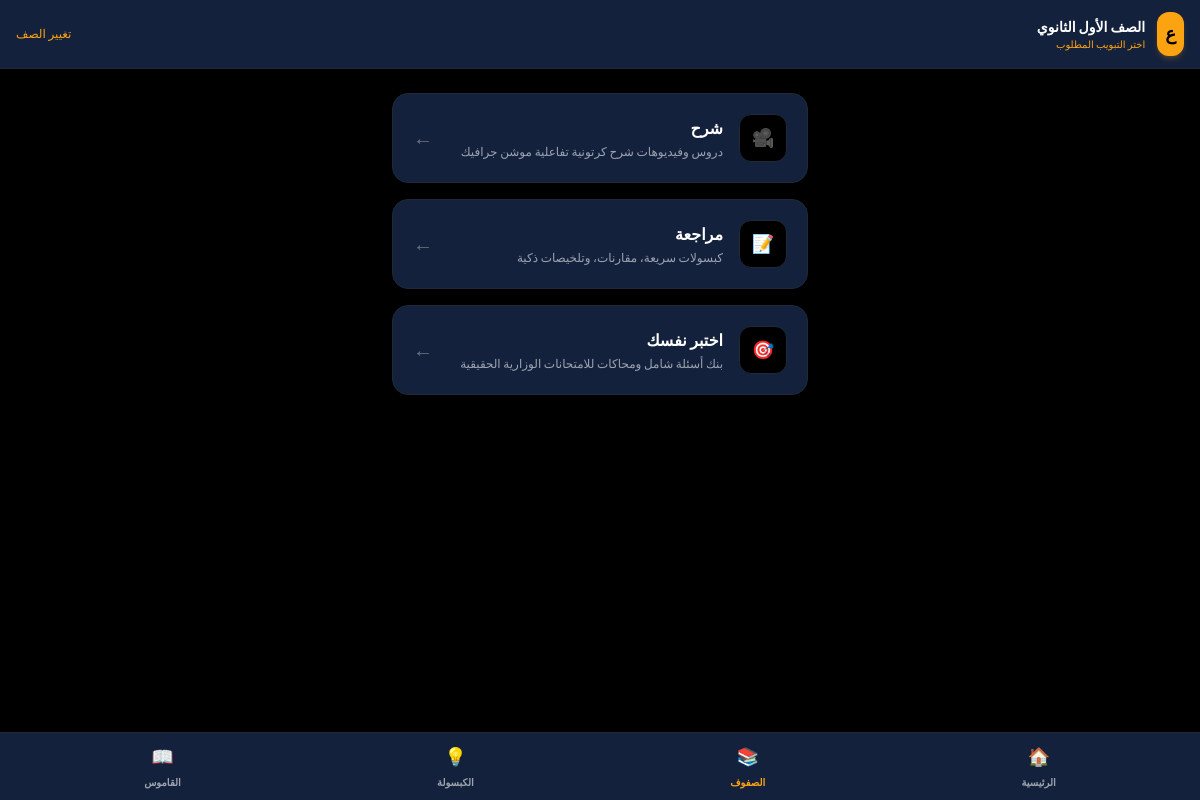
Page /grade/1 on the committed database.
### tables this page shows
CREATE TABLE grades (
            grade_id INTEGER PRIMARY KEY AUTOINCREMENT,
            grade_name TEXT NOT NULL UNIQUE
        );

CREATE TABLE main_tabs (
            tab_id INTEGER PRIMARY KEY AUTOINCREMENT,
            tab_name TEXT NOT NULL UNIQUE
        );

### app.py (the view)
@app.route('/grade/<int:grade_id>')
def grade_tabs(grade_id):
    db = get_db()
    grade = db.execute("SELECT * FROM grades WHERE grade_id = ?", (grade_id,)).fetchone()
    tabs = db.execute("SELECT * FROM main_tabs").fetchall()
    return render_template('grade_tabs.html', grade=grade, tabs=tabs)

### app.py (called while the page is built)
def get_db():
    db = getattr(g, '_database', None)
    if db is None:
        db = g._database = sqlite3.connect(DATABASE)
        db.row_factory = sqlite3.Row
    return db

@app.teardown_appcontext
def close_connection(exception):
    db = getattr(g, '_database', None)
    if db is not None:
        db.close()

### templates/grade_tabs.html (shortened to what this page needs)
<!DOCTYPE html>
<html lang="ar" dir="rtl" class="dark">
<head>
    <script src="https://cdn.tailwindcss.com"></script>
</head>
<body class="bg-brand-dark text-gray-100 min-h-screen pb-20">
    <header class="bg-brand-navy border-b border-gray-800 sticky top-0 z-50 px-4 py-3 flex justify-between items-center shadow-lg">
        <div class="flex items-center space-x-3 space-x-reverse">
            <a href="/" class="bg-brand-accent text-black p-2 rounded-xl font-extrabold text-lg shadow-md shadow-brand-accent/20">ع</a>
            <div>
                <h1 class="text-sm font-extrabold text-white">{{ grade.grade_name }}</h1>
                <p class="text-[10px] text-brand-accent">اختر التبويب المطلوب</p>
            </div>
        </div>
        <a href="/grades" class="text-xs text-brand-accent hover:text-white transition-colors">تغيير الصف</a>
    </header>
    <main class="max-w-md mx-auto px-4 mt-6">
        <div class="space-y-4">
            {% for t in tabs %}
            <a href="/grade/{{ grade.grade_id }}/tab/{{ t.tab_id }}" class="bg-brand-navy hover:border-brand-accent/50 border border-gray-800 rounded-2xl p-5 flex justify-between items-center transition-all group shadow-lg">
                <div class="flex items-center gap-4">
                    <div class="w-12 h-12 bg-brand-dark rounded-xl flex items-center justify-center text-brand-accent text-lg font-extrabold border border-gray-800">
                        {% if t.tab_name == 'شرح' %}🎥
                        {% elif t.tab_name == 'مراجعة' %}📝
                        {% else %}🎯{% endif %}
                    </div>
                    <div>
                        <h3 class="font-bold text-white group-hover:text-brand-accent transition-colors">{{ t.tab_name }}</h3>
                        <p class="text-xs text-gray-400 mt-1">
                            {% if t.tab_name == 'شرح' %}دروس وفيديوهات شرح كرتونية تفاعلية موشن جرافيك
                            {% elif t.tab_name == 'مراجعة' %}كبسولات سريعة، مقارنات، وتلخيصات ذكية
                            {% else %}بنك أسئلة شامل ومحاكات للامتحانات الوزارية الحقيقية{% endif %}
                        </p>
                    </div>
                </div>
                <span class="text-gray-500 group-hover:text-brand-accent transition-all text-xl">←</span>
            </a>
            {% endfor %}
        </div>
    </main>
    <nav class="fixed bottom-0 left-0 right-0 bg-brand-navy border-t border-gray-800 py-2.5 px-4 flex justify-around items-center z-50 shadow-2xl">
        <a href="/" class="flex flex-col items-center gap-1 text-gray-400 hover:text-brand-accent transition-colors">
            <span class="text-lg">🏠</span>
            <span class="text-[10px] font-bold">الرئيسية</span>
        </a>
        <a href="/grades" class="flex flex-col items-center gap-1 text-brand-accent">
            <span class="text-lg">📚</span>
            <span class="text-[10px] font-bold">الصفوف</span>
        </a>
        <a href="/flashcards" class="flex flex-col items-center gap-1 text-gray-400 hover:text-brand-accent transition-colors">
            <span class="text-lg">💡</span>
            <span class="text-[10px] font-bold">الكبسولة</span>
        </a>
        <a href="/glossary" class="flex flex-col items-center gap-1 text-gray-400 hover:text-brand-accent transition-colors">
            <span class="text-lg">📖</span>
            <span class="text-[10px] font-bold">القاموس</span>
        </a>
    </nav>
</body>
</html>

### templates/grade_tabs.html (style rules this page uses)
body { font-family: 'Cairo', sans-serif; }

### rows in the picture
grades: grade_name "الصف الأول الثانوي"
main_tabs: tab_name "شرح", shows "دروس وفيديوهات شرح كرتونية تفاعلية موشن جرافيك"
main_tabs: tab_name "مراجعة", shows "كبسولات سريعة، مقارنات، وتلخيصات ذكية"
main_tabs: tab_name "اختبر نفسك", shows "بنك أسئلة شامل ومحاكات للامتحانات الوزارية الحقيقية"
